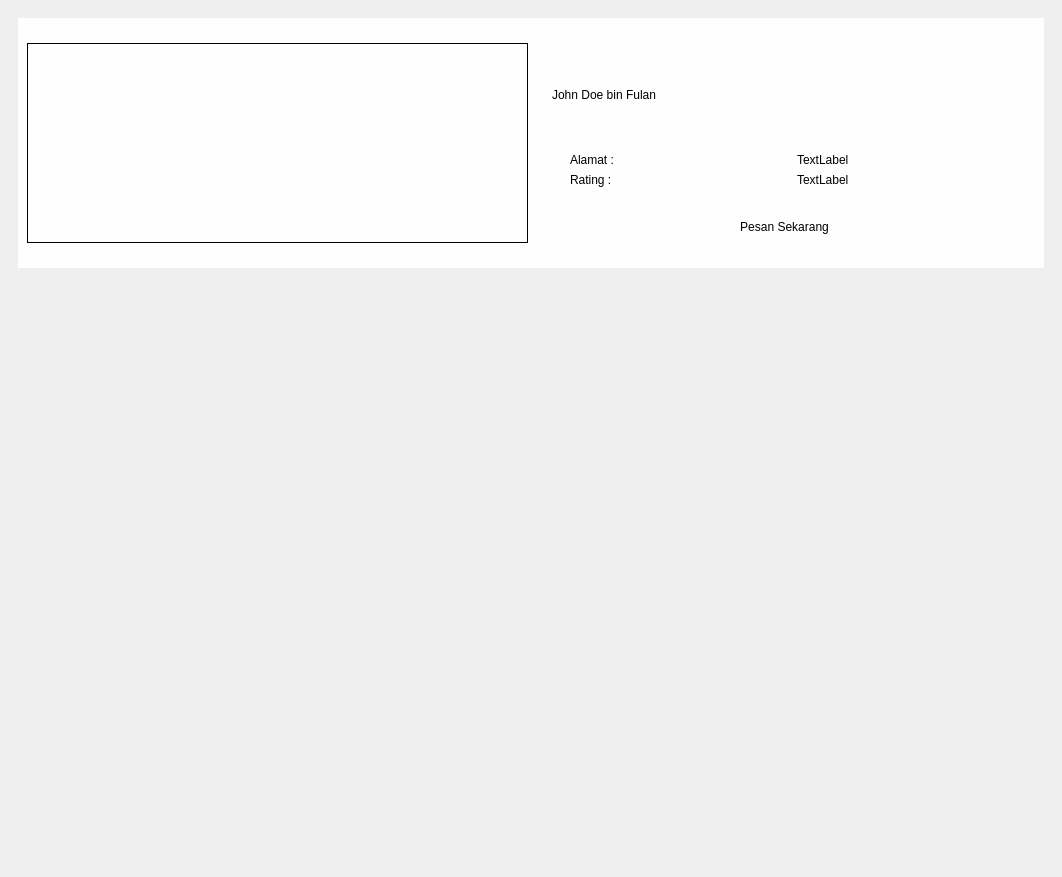
<?xml version="1.0" encoding="UTF-8"?>
<ui version="4.0">
 <class>MainWindow</class>
 <widget class="QMainWindow" name="MainWindow">
  <property name="geometry">
   <rect>
    <x>0</x>
    <y>0</y>
    <width>1062</width>
    <height>877</height>
   </rect>
  </property>
  <property name="windowTitle">
   <string>MainWindow</string>
  </property>
  <widget class="QWidget" name="centralwidget">
   <property name="styleSheet">
    <string notr="true">*{
border: none;
color: #000;

}

#cardProduct{

background-color: #fefeff

}

#imageProduct{

border: 1px solid #000;

}

#detailButton {
  background-color: #e7e7e7; /* Green */
  border: none;
  color: black;
  padding: 12px 28px;
  text-align: center;
  text-decoration: none;
  display: inline-block;
  font-size: 16px;
}











</string>
   </property>
   <layout class="QVBoxLayout" name="verticalLayout">
    <item alignment="Qt::AlignTop">
     <widget class="QWidget" name="widget" native="true">
      <layout class="QVBoxLayout" name="verticalLayout_2">
       <item>
        <widget class="QWidget" name="cardProduct" native="true">
         <property name="minimumSize">
          <size>
           <width>0</width>
           <height>250</height>
          </size>
         </property>
         <property name="maximumSize">
          <size>
           <width>16777215</width>
           <height>250</height>
          </size>
         </property>
         <layout class="QHBoxLayout" name="horizontalLayout_3">
          <property name="spacing">
           <number>6</number>
          </property>
          <property name="leftMargin">
           <number>9</number>
          </property>
          <property name="topMargin">
           <number>9</number>
          </property>
          <property name="rightMargin">
           <number>9</number>
          </property>
          <property name="bottomMargin">
           <number>9</number>
          </property>
          <item>
           <widget class="QFrame" name="imageProduct">
            <property name="minimumSize">
             <size>
              <width>0</width>
              <height>100</height>
             </size>
            </property>
            <property name="maximumSize">
             <size>
              <width>16777215</width>
              <height>200</height>
             </size>
            </property>
            <property name="styleSheet">
             <string notr="true">image: url(:/icon/icon/user.png);</string>
            </property>
            <property name="frameShape">
             <enum>QFrame::StyledPanel</enum>
            </property>
            <property name="frameShadow">
             <enum>QFrame::Raised</enum>
            </property>
           </widget>
          </item>
          <item>
           <widget class="QFrame" name="detailBox">
            <property name="minimumSize">
             <size>
              <width>0</width>
              <height>100</height>
             </size>
            </property>
            <property name="maximumSize">
             <size>
              <width>16777215</width>
              <height>200</height>
             </size>
            </property>
            <property name="frameShape">
             <enum>QFrame::StyledPanel</enum>
            </property>
            <property name="frameShadow">
             <enum>QFrame::Raised</enum>
            </property>
            <layout class="QVBoxLayout" name="verticalLayout_4">
             <item>
              <widget class="QWidget" name="widget_2" native="true">
               <layout class="QVBoxLayout" name="verticalLayout_5">
                <item>
                 <widget class="QLabel" name="namaTeknisi">
                  <property name="text">
                   <string>John Doe bin Fulan</string>
                  </property>
                 </widget>
                </item>
                <item>
                 <widget class="QWidget" name="widget_4" native="true">
                  <layout class="QHBoxLayout" name="horizontalLayout">
                   <item>
                    <widget class="QWidget" name="widget_3" native="true">
                     <layout class="QVBoxLayout" name="verticalLayout_3">
                      <item>
                       <widget class="QLabel" name="alamatTeknisi">
                        <property name="text">
                         <string>Alamat : </string>
                        </property>
                       </widget>
                      </item>
                      <item>
                       <widget class="QLabel" name="ratingTeknisi">
                        <property name="text">
                         <string>Rating :</string>
                        </property>
                       </widget>
                      </item>
                     </layout>
                    </widget>
                   </item>
                   <item>
                    <widget class="QWidget" name="widget_5" native="true">
                     <layout class="QVBoxLayout" name="verticalLayout_6">
                      <item>
                       <widget class="QLabel" name="txtAlamat">
                        <property name="text">
                         <string>TextLabel</string>
                        </property>
                       </widget>
                      </item>
                      <item>
                       <widget class="QLabel" name="txtRating">
                        <property name="text">
                         <string>TextLabel</string>
                        </property>
                       </widget>
                      </item>
                     </layout>
                    </widget>
                   </item>
                  </layout>
                 </widget>
                </item>
               </layout>
              </widget>
             </item>
              <item>
               <widget class="QPushButton" name="orderButton">
                <property name="styleSheet">
                 <string notr="true">QPushButton#orderButton{
background-color:rgb(0, 0, 0);
color:rgba(255,255,255,210);
border-radius:8px;
font: 11pt &quot;MS Shell Dlg 2&quot;; color:rgb(255, 255, 255);
}

QPushButton#orderButton:hover{
background-color:qlineargradient(spread:pad, x1:0, y1:1, x2:1, y2:0, stop:0 rgba(150, 123, 111, 219), stop:1 rgba(85, 81, 84, 226));
}

QPushButton#orderButton:pressed{
padding-left:5px;
padding-top:5px;
background-color:rgba(150, 123, 111, 255);
};</string>
                </property>
               <property name="layoutDirection">
                <enum>Qt::RightToLeft</enum>
               </property>
               <property name="text">
                <string>Pesan Sekarang</string>
               </property>
              </widget>
             </item>
            </layout>
           </widget>
          </item>
         </layout>
        </widget>
       </item>
      </layout>
     </widget>
    </item>
   </layout>
  </widget>
 </widget>
 <resources>
  <include location="resource.qrc"/>
 </resources>
 <connections/>
</ui>
